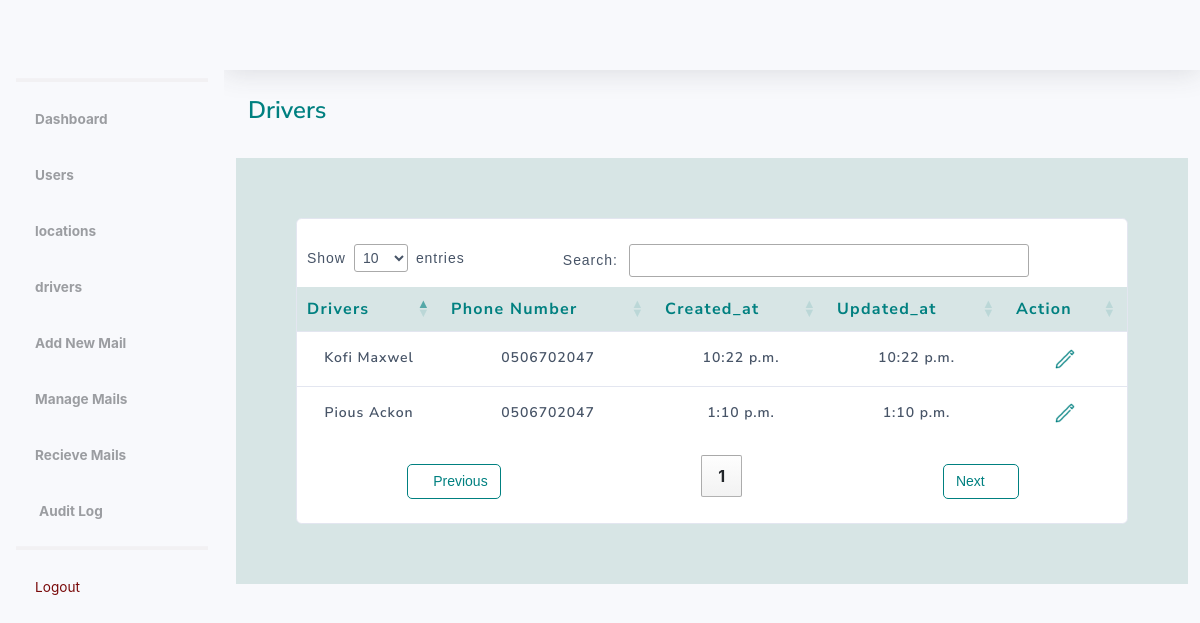
The app's page /dashboard/drivers (signed in), older data.
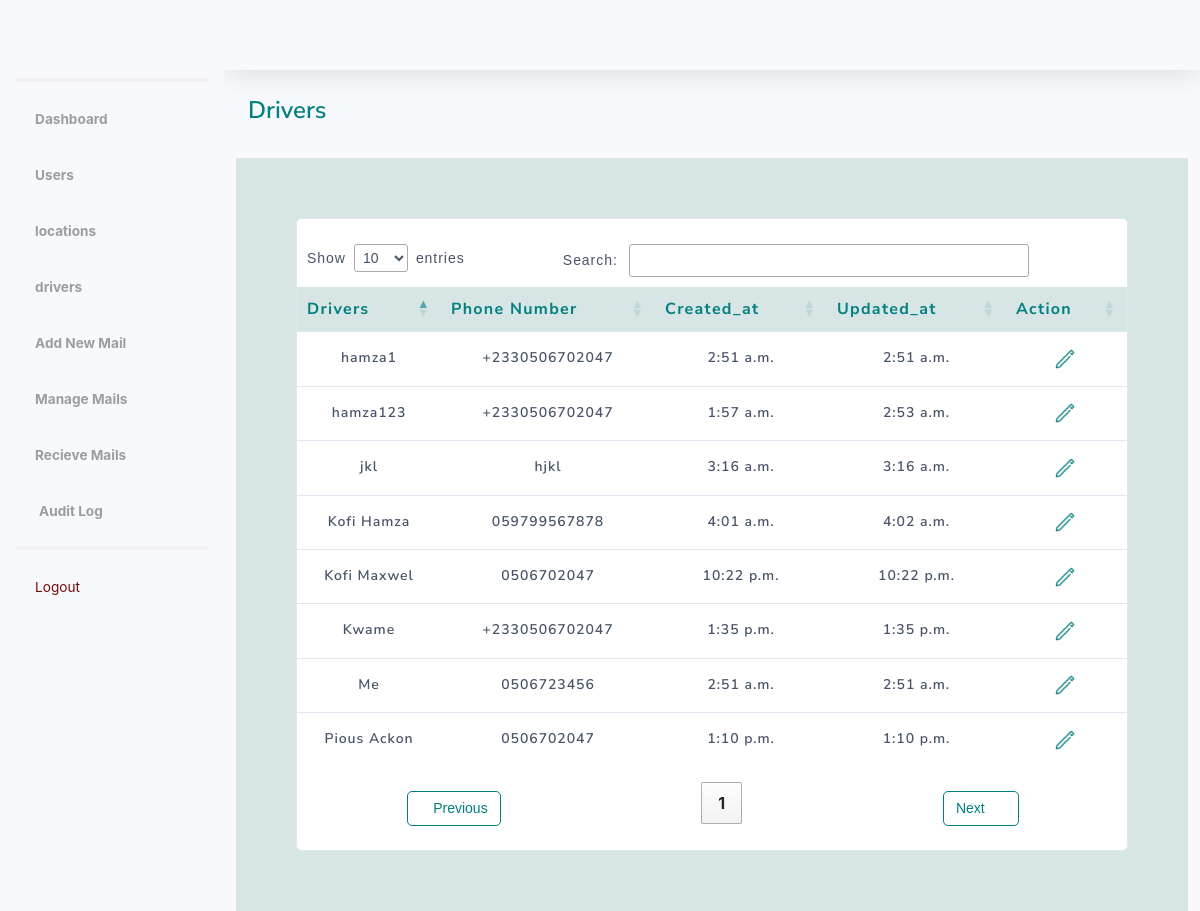
The same page, newer data.
### mail/models.py (models this page shows, shortened)
class ModelInherit(models.Model):
    created_at = models.DateTimeField(auto_now_add=True)
    updated_at = models.DateTimeField(auto_now=True)

class AssignedTo(ModelInherit):
    name = models.CharField(max_length=100, unique=True)
    phone_number = models.CharField(max_length=15, null=True, blank=False)

class ModelInherit(models.Model):
    created_at = models.DateTimeField(auto_now_add=True)
    updated_at = models.DateTimeField(auto_now=True)

### management/views.py (the view)
# urls.py: path('drivers', DriverListView.as_view(), name='drivers'),
@method_decorator([login_required, registry_required], name='dispatch')
class DriverListView(ListView):
    model = AssignedTo
    template_name = 'driver/driver_list.html'
    context_object_name = 'drivers'

### management/templatetags/custom_tags.py (called while the page is built)
@register.simple_tag(takes_context=True)
def get_locations(context):
    request = context['request']
    user_location = request.user.location
    if request.user.is_authenticated and request.user.is_admin:
        locations = Location.objects.all()
    else:
        locations = Location.objects.exclude(id=user_location.id)
    return locations

### templates/driver/driver_list.html (shortened to what this page needs)
{% load static %}
<!DOCTYPE html>
<html lang="en">
<head>
    {% include 'components/css.html' %}
    <link rel="stylesheet" href="https://cdn.datatables.net/1.10.4/css/jquery.dataTables.min.css">
</head>
<body id="page-top">
    <div id="wrapper">
        {% include 'components/sidebar.html' %}
        <div id="content-wrapper" class="d-flex flex-column">
            <div id="content">
                {% include 'components/navbar.html' %}
                <div class="container-fluid">
                    <div class="row">
                        <div class="col-12">
                            <div class="d-flex justify-content-between align-items-center mb-4">
                                <h2>Drivers</h2>
                            </div>
                        </div>
                        <div class="col-12" style="background-color: rgb(215,229,229); padding: 60px;">
                            <div class="card">
                                <div class="table-responsive">
                                    <table class="table table-condensed table-hover" id="table_id" width="100%"
                                    cellspacing="0">
                                        <thead>
                                          <tr>
                                              <th>Drivers</th>
                                              <th>Phone Number</th>
                                              <th>Created_at</th>
                                              <th>Updated_at</th>
                                              <th>Action</th>
                                          </tr>
                                        </thead>
                                        <tbody>
                                          {% for driver in drivers %}
                                          <tr>
                                              <td>{{driver.name}}</td>
                                              <td>{{driver.phone_number}}</td>
                                              <td>{{driver.created_at | time}}</td>
                                              <td>{{driver.updated_at| time }}</td>
                                              <td>
                                                <a href="{% url 'driver_update' driver.pk %}">
                                                    <img src="{% static 'asset/img/pen.png' %}" alt="" style="margin-right: 4px;">
                                                </a>
                                              </td>
                                          </tr>
                                          {% endfor %}
                                      </tbody>
                                      </table>
                                </div>
                            </div>
                        </div>
                    </div>
                </div>
            </div>
        </div>
    </div>
</body>
</html>

Row changes from the older to the newer data that the page shows:
added AssignedTo: name "hamza123", phone_number "+2330506702047", created_at "1:57 a.m.", updated_at "2:53 a.m."
added AssignedTo: name "Kwame", phone_number "+2330506702047", created_at "1:35 p.m.", updated_at "1:35 p.m."
added AssignedTo: name "Me", phone_number "0506723456", created_at "2:51 a.m.", updated_at "2:51 a.m."
added AssignedTo: name "hamza1", phone_number "+2330506702047", created_at "2:51 a.m.", updated_at "2:51 a.m."
added AssignedTo: name "jkl", phone_number "hjkl", created_at "3:16 a.m.", updated_at "3:16 a.m."
added AssignedTo: name "Kofi Hamza", phone_number "059799567878", created_at "4:01 a.m.", updated_at "4:02 a.m."
